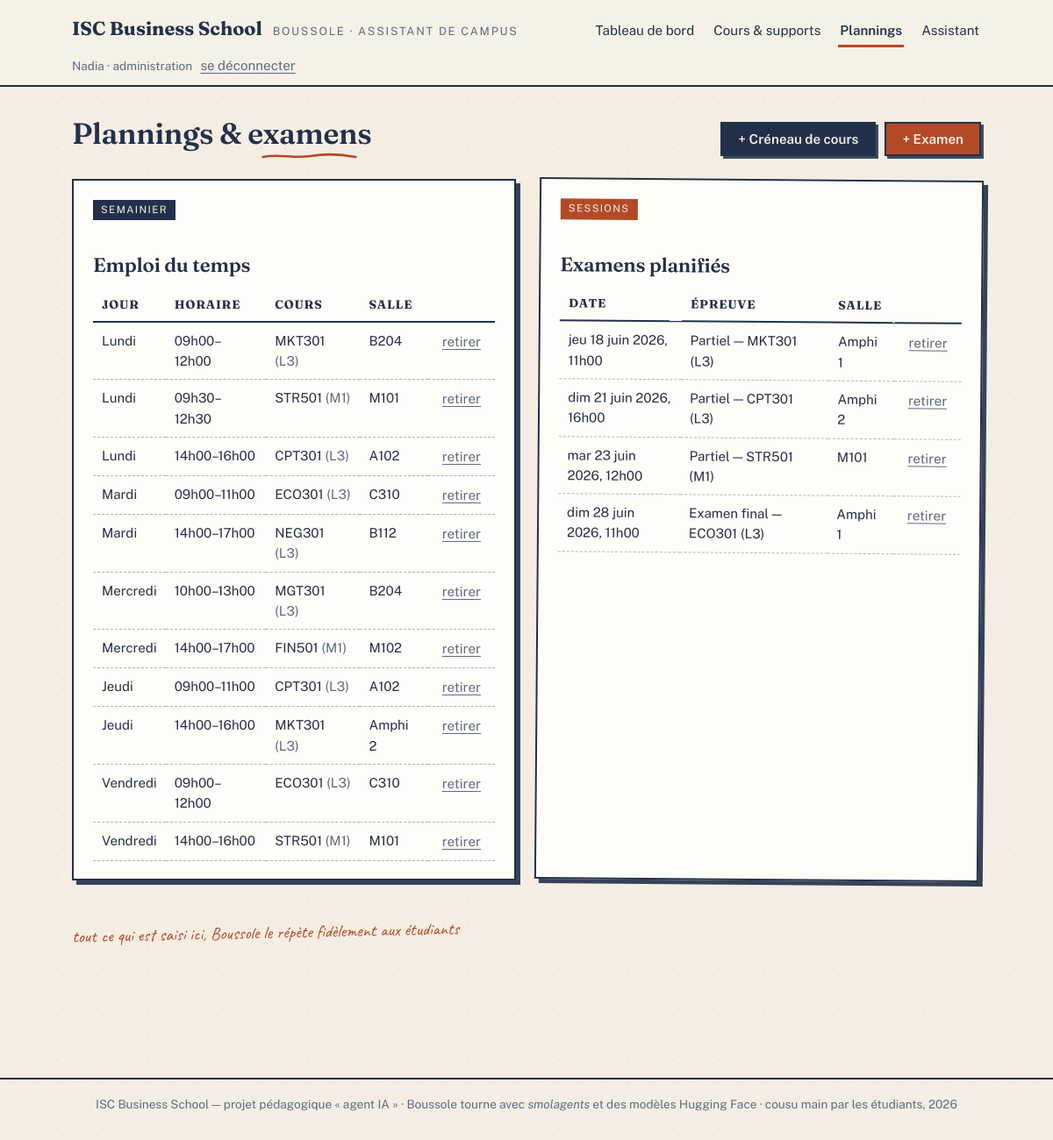
Screenshot of /administration/emploi-du-temps/ (signed in) with the database file from the repository.
### accounts/models.py (models this page shows, shortened)
class User(AbstractUser):
    class Role(models.TextChoices):
        ETUDIANT = 'ETUDIANT', 'Étudiant'
        ADMINISTRATION = 'ADMINISTRATION', 'Administration'
    class Niveau(models.TextChoices):
        L1 = 'L1', 'Licence 1'
        L2 = 'L2', 'Licence 2'
        L3 = 'L3', 'Licence 3'
        M1 = 'M1', 'Master 1'
        M2 = 'M2', 'Master 2'
    role = models.CharField(
        'rôle', max_length=20, choices=Role.choices, default=Role.ETUDIANT,
    )
    niveau = models.CharField(
        "niveau d'études", max_length=2, choices=Niveau.choices,
        blank=True, help_text='Uniquement pour les étudiants.',
    )
    @property
    def est_administration(self):
        return self.role == self.Role.ADMINISTRATION
    @property
    def prenom_affiche(self):
        return self.first_name or self.username

### academics/models.py (models this page shows, shortened)
class CreneauEDT(models.Model):
    class Jour(models.IntegerChoices):
        LUNDI = 1, 'Lundi'
        MARDI = 2, 'Mardi'
        MERCREDI = 3, 'Mercredi'
        JEUDI = 4, 'Jeudi'
        VENDREDI = 5, 'Vendredi'
        SAMEDI = 6, 'Samedi'
    cours = models.ForeignKey(
        Cours, verbose_name='cours', on_delete=models.CASCADE,
        related_name='creneaux',
    )
    jour = models.IntegerField('jour', choices=Jour.choices)
    heure_debut = models.TimeField('heure de début')
    heure_fin = models.TimeField('heure de fin')
    salle = models.CharField('salle', max_length=30)
    class Meta:
        verbose_name = "créneau d'emploi du temps"
        verbose_name_plural = "créneaux d'emploi du temps"
        ordering = ['jour', 'heure_debut']

class Cours(models.Model):
    class Semestre(models.TextChoices):
        S1 = 'S1', 'Semestre 1'
        S2 = 'S2', 'Semestre 2'
    code = models.CharField('code', max_length=12, unique=True)
    intitule = models.CharField('intitulé', max_length=150)
    niveau = models.CharField('niveau', max_length=2, choices=User.Niveau.choices)
    semestre = models.CharField(
        'semestre', max_length=2, choices=Semestre.choices, default=Semestre.S1,
    )
    enseignant = models.CharField('enseignant', max_length=100)
    credits = models.PositiveSmallIntegerField('crédits ECTS', default=4)
    description = models.TextField('description', blank=True)
    class Meta:
        verbose_name = 'cours'
        verbose_name_plural = 'cours'
        ordering = ['niveau', 'code']

class Examen(models.Model):
    class Type(models.TextChoices):
        PARTIEL = 'PARTIEL', 'Partiel'
        FINAL = 'FINAL', 'Examen final'
        RATTRAPAGE = 'RATTRAPAGE', 'Rattrapage'
    cours = models.ForeignKey(
        Cours, verbose_name='cours', on_delete=models.CASCADE,
        related_name='examens',
    )
    type_examen = models.CharField(
        "type d'épreuve", max_length=12, choices=Type.choices,
        default=Type.PARTIEL,
    )
    date = models.DateTimeField('date et heure')
    duree_minutes = models.PositiveSmallIntegerField('durée (minutes)', default=120)
    salle = models.CharField('salle', max_length=30)
    consignes = models.TextField('consignes', blank=True)
    class Meta:
        verbose_name = 'examen'
        verbose_name_plural = 'examens'
        ordering = ['date']

### academics/views.py (the view)
# urls.py: path('emploi-du-temps/', views.edt_liste, name='edt_liste'),
@administration_requise
def edt_liste(request):
    return render(request, 'administration/edt_liste.html', {
        'creneaux': CreneauEDT.objects.select_related('cours'),
        'examens': Examen.objects.select_related('cours'),
    })

### academics/views.py (called while the page is built)
def administration_requise(vue):
    @wraps(vue)
    @login_required
    def enveloppe(request, *args, **kwargs):
        if not request.user.est_administration:
            messages.error(request, 'Cet espace est réservé à l\'administration.')
            return redirect('assistant:tableau_de_bord')
        return vue(request, *args, **kwargs)
    return enveloppe

### templates/administration/edt_liste.html (shortened to what this page needs)
{% extends 'base.html' %}
{% block contenu %}
<div class="bonjour" style="display:flex;justify-content:space-between;align-items:end;flex-wrap:wrap;gap:12px;">
  <h1>Plannings &amp; <span class="souligne">examens</span></h1>
  <div style="display:flex;gap:10px;">
    <a class="bouton" href="{% url 'academics:creneau_ajouter' %}">+ Créneau de cours</a>
    <a class="bouton rouille" href="{% url 'academics:examen_ajouter' %}">+ Examen</a>
  </div>
</div>
<div class="colonnes colonnes-2">
  <div class="carte">
    <span class="etiquette">Semainier</span>
    <h2>Emploi du temps</h2>
    <table class="registre">
      <tr><th>Jour</th><th>Horaire</th><th>Cours</th><th>Salle</th><th></th></tr>
      {% for c in creneaux %}
      <tr>
        <td>{{ c.get_jour_display }}</td>
        <td>{{ c.heure_debut|time:"H\hi" }}–{{ c.heure_fin|time:"H\hi" }}</td>
        <td>{{ c.cours.code }} <span style="color:var(--encre-pale);">({{ c.cours.niveau }})</span></td>
        <td>{{ c.salle }}</td>
        <td>
          <form method="post" action="{% url 'academics:creneau_supprimer' c.pk %}"
                onsubmit="return confirm('Supprimer ce créneau ?');">
            {% csrf_token %}<button class="bouton discret" type="submit">retirer</button>
          </form>
        </td>
      </tr>
      {% empty %}
      <tr><td colspan="5">Aucun créneau saisi.</td></tr>
      {% endfor %}
    </table>
  </div>
  <div class="carte penchee-d">
    <span class="etiquette rouille">Sessions</span>
    <h2>Examens planifiés</h2>
    <table class="registre">
      <tr><th>Date</th><th>Épreuve</th><th>Salle</th><th></th></tr>
      {% for e in examens %}
      <tr>
        <td>{{ e.date|date:"D j N Y, H\hi" }}</td>
        <td>{{ e.get_type_examen_display }} — {{ e.cours.code }} ({{ e.cours.niveau }})</td>
        <td>{{ e.salle }}</td>
        <td>
          <form method="post" action="{% url 'academics:examen_supprimer' e.pk %}"
                onsubmit="return confirm('Supprimer cet examen ?');">
            {% csrf_token %}<button class="bouton discret" type="submit">retirer</button>
          </form>
        </td>
      </tr>
      {% empty %}
      <tr><td colspan="4">Aucun examen planifié.</td></tr>
      {% endfor %}
    </table>
  </div>
</div>
<p class="manuscrit">tout ce qui est saisi ici, Boussole le répète fidèlement aux étudiants</p>
{% endblock %}

### templates/base.html (shortened to what this page needs)
{% load static %}
<!DOCTYPE html>
<html lang="fr">
<head>
  <link rel="stylesheet" href="{% static 'css/isc.css' %}">
</head>
<body>
<header class="bandeau">
  <div class="bandeau-interieur">
    <a class="marque" href="{% url 'assistant:tableau_de_bord' %}">
      <b>ISC Business School</b>
      <span>Boussole · assistant de campus</span>
    </a>
    {% if user.is_authenticated %}
    {% with vue=request.resolver_match.view_name %}
    <nav class="menu">
      {% if user.est_administration %}
        <a href="{% url 'academics:tableau' %}" class="{% if vue == 'academics:tableau' %}actif{% endif %}">Tableau de bord</a>
        <a href="{% url 'academics:cours_liste' %}" class="{% if 'cours' in vue or 'document' in vue %}actif{% endif %}">Cours &amp; supports</a>
        <a href="{% url 'academics:edt_liste' %}" class="{% if 'edt' in vue or 'creneau' in vue or 'examen' in vue %}actif{% endif %}">Plannings</a>
        <a href="{% url 'assistant:chat' %}" class="{% if 'chat' in vue or 'conversation' in vue %}actif{% endif %}">Assistant</a>
      {% endif %}
    </nav>
    {% endwith %}
    <div class="profil-coin">
      {{ user.prenom_affiche }}{% if user.niveau %} · {{ user.get_niveau_display }}{% endif %}{% if user.est_administration %} · administration{% endif %}
      <form method="post" action="{% url 'accounts:logout' %}">
        <button type="submit" class="bouton discret">se déconnecter</button>
      </form>
    </div>
    {% endif %}
  </div>
</header>
<main class="page">
  {% block contenu %}{% endblock %}
</main>
<footer class="pied">
  ISC Business School — projet pédagogique « agent IA » · Boussole tourne avec
  <em>smolagents</em> et des modèles Hugging Face · cousu main par les étudiants, 2026
</footer>
</body>
</html>

### static/css/isc.css (style rules this page uses)
:root { --papier: #f6f1e7; --papier-fonce: #ece4d4; --encre: #22304a; --encre-pale: #5d6b85; --rouille: #b34a26; --rouille-pale: #e8d4c9; --sauge: #5d7052; --sauge-pale: #dde4d5; --jaune-fluo: #f5e08a; --trait: 2px solid var(--encre); --ombre-dure: 5px 5px 0 rgba(34, 48, 74, .9); --ombre-petite: 3px 3px 0 rgba(34, 48, 74, .85); }
* { box-sizing: border-box; }
html { scroll-behavior: smooth; }
body { margin: 0; background-color: var(--papier); background-image: radial-gradient(rgba(34, 48, 74, .05) 1px, transparent 1.4px), linear-gradient(rgba(179, 74, 38, .025), rgba(179, 74, 38, .025)); background-size: 26px 26px, 100% 100%; color: var(--encre); font-family: 'Public Sans', 'Segoe UI', sans-serif; font-size: 16px; line-height: 1.55; }
h1, h2, h3, .serif { font-family: 'Fraunces', Georgia, serif; font-weight: 600; letter-spacing: -.01em; line-height: 1.15; }
h1 { font-size: 2.1rem; margin: 0 0 .4rem; }
h2 { font-size: 1.4rem; margin: 1.8rem 0 .8rem; }
a { color: var(--rouille); text-underline-offset: 3px; }
.manuscrit { font-family: 'Caveat', cursive; font-size: 1.25rem; color: var(--rouille); transform: rotate(-1.2deg); display: inline-block; }
.souligne { background-repeat: no-repeat; background-position: 0 100%; background-size: 100% 9px; padding-bottom: 9px; }
.page { max-width: 1080px; margin: 0 auto; padding: 0 22px 70px; }
header.bandeau { border-bottom: var(--trait); background: var(--papier); }
.bandeau-interieur { max-width: 1080px; margin: 0 auto; padding: 16px 22px 10px; display: flex; align-items: baseline; justify-content: space-between; flex-wrap: wrap; gap: 8px 18px; }
.marque { display: flex; align-items: baseline; gap: 12px; text-decoration: none; color: var(--encre); }
.marque b { font-family: 'Fraunces', serif; font-size: 1.35rem; font-weight: 700; }
.marque span { font-size: .8rem; color: var(--encre-pale); letter-spacing: .14em; text-transform: uppercase; }
nav.menu { display: flex; gap: 4px 18px; flex-wrap: wrap; }
nav.menu a { text-decoration: none; color: var(--encre); font-size: .95rem; padding: 4px 2px; border-bottom: 3px solid transparent; }
nav.menu a.actif { border-bottom-color: var(--rouille); font-weight: 600; }
.profil-coin { font-size: .85rem; color: var(--encre-pale); }
.profil-coin form { display: inline; }
footer.pied { border-top: var(--trait); margin-top: 60px; padding: 18px 22px 30px; text-align: center; font-size: .85rem; color: var(--encre-pale); }
.carte { background: #fffdf7; border: var(--trait); box-shadow: var(--ombre-dure); padding: 20px 22px; margin-bottom: 24px; }
.carte.penchee-d { transform: rotate(.45deg); }
.etiquette { display: inline-block; font-size: .72rem; letter-spacing: .12em; text-transform: uppercase; background: var(--encre); color: var(--papier); padding: 3px 9px; margin-bottom: 10px; }
.etiquette.rouille { background: var(--rouille); }
.bouton, button.bouton, input[type=submit].bouton { display: inline-block; font: 600 .95rem 'Public Sans', sans-serif; background: var(--encre); color: var(--papier); border: var(--trait); box-shadow: var(--ombre-petite); padding: 9px 18px; cursor: pointer; text-decoration: none; transition: transform .08s ease, box-shadow .08s ease; }
.bouton.rouille { background: var(--rouille); }
.bouton.discret { background: transparent; color: var(--encre-pale); border: none; box-shadow: none; padding: 4px 6px; font-weight: 400; text-decoration: underline; text-underline-offset: 3px; }
table.registre { width: 100%; border-collapse: collapse; font-size: .94rem; }
table.registre th { text-align: left; font-family: 'Fraunces', serif; font-size: .85rem; letter-spacing: .06em; text-transform: uppercase; border-bottom: var(--trait); padding: 8px 10px; }
table.registre td { padding: 9px 10px; border-bottom: 1px dashed rgba(34,48,74,.35); vertical-align: top; }
.colonnes { display: grid; gap: 24px; }
@media (min-width: 820px) { .colonnes-2 { grid-template-columns: 1fr 1fr; } }
.bonjour { margin: 34px 0 26px; }

### rows the page displays
User: prenom_affiche "Nadia"
CreneauEDT: jour "Lundi", heure_debut "09h00", heure_fin "12h00", cours.code "MKT301", cours.niveau "L3", salle "B204"
CreneauEDT: jour "Lundi", heure_debut "09h30", heure_fin "12h30", cours.code "STR501", cours.niveau "M1", salle "M101"
CreneauEDT: jour "Lundi", heure_debut "14h00", heure_fin "16h00", cours.code "CPT301", cours.niveau "L3", salle "A102"
CreneauEDT: jour "Mardi", heure_debut "09h00", heure_fin "11h00", cours.code "ECO301", cours.niveau "L3", salle "C310"
CreneauEDT: jour "Mardi", heure_debut "14h00", heure_fin "17h00", cours.code "NEG301", cours.niveau "L3", salle "B112"
CreneauEDT: jour "Mercredi", heure_debut "10h00", heure_fin "13h00", cours.code "MGT301", cours.niveau "L3", salle "B204"
CreneauEDT: jour "Mercredi", heure_debut "14h00", heure_fin "17h00", cours.code "FIN501", cours.niveau "M1", salle "M102"
CreneauEDT: jour "Jeudi", heure_debut "09h00", heure_fin "11h00", cours.code "CPT301", cours.niveau "L3", salle "A102"
CreneauEDT: jour "Jeudi", heure_debut "14h00", heure_fin "16h00", cours.code "MKT301", cours.niveau "L3", salle "Amphi 2"
CreneauEDT: jour "Vendredi", heure_debut "09h00", heure_fin "12h00", cours.code "ECO301", cours.niveau "L3", salle "C310"
CreneauEDT: jour "Vendredi", heure_debut "14h00", heure_fin "16h00", cours.code "STR501", cours.niveau "M1", salle "M101"
Examen: date "jeu 18 juin 2026, 11h00", type_examen "Partiel", cours.code "MKT301", cours.niveau "L3", salle "Amphi 1"
Examen: date "dim 21 juin 2026, 16h00", type_examen "Partiel", cours.code "CPT301", cours.niveau "L3", salle "Amphi 2"
Examen: date "mar 23 juin 2026, 12h00", type_examen "Partiel", cours.code "STR501", cours.niveau "M1", salle "M101"
Examen: date "dim 28 juin 2026, 11h00", type_examen "Examen final", cours.code "ECO301", cours.niveau "L3", salle "Amphi 1"
